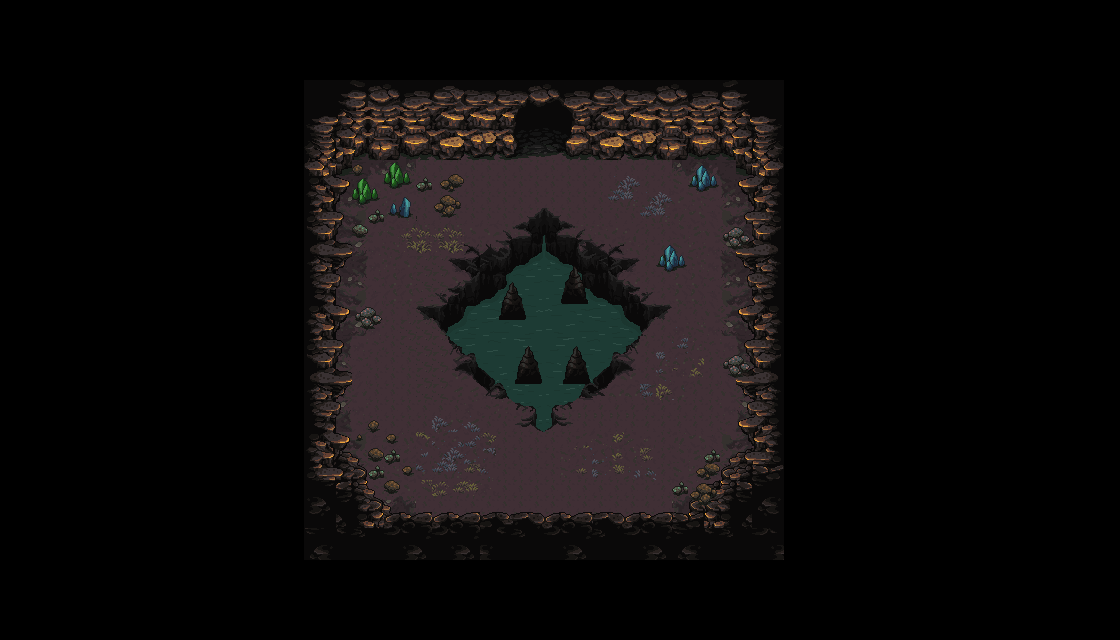

This game map was drawn from its Tiled (.tmx) file and the tilesets committed beside it. A one-line description and the trimmed map source follow:
An orthogonal 70x40 tile map with 16x16 px tiles, 8 tile layers (background, floor, walls2, walls, ...), 3 tilesets.

<map version="1.9" tiledversion="1.9.2" orientation="orthogonal" renderorder="right-down" width="70" height="40" tilewidth="16" tileheight="16" infinite="0" nextlayerid="13" nextobjectid="1">
 <tileset firstgid="1" name="MainLev2.0" tilewidth="16" tileheight="16" tilecount="9792" columns="102">
  <image source="tiles/RPGW_Caves_v2.1/MainLev2.0.png" width="1632" height="1536" />
 </tileset>
 <tileset firstgid="9793" name="0x72_16x16DungeonTileset.v5" tilewidth="16" tileheight="16" tilecount="512" columns="32">
  <image source="tiles/0x72_16x16DungeonTileset.v5/0x72_16x16DungeonTileset.v5.png" width="512" height="256" />
 </tileset>
 <tileset firstgid="10305" name="decorative" tilewidth="16" tileheight="16" tilecount="1560" columns="26">
  <image source="tiles/RPGW_Caves_v2.1/decorative.png" width="416" height="960" />
 </tileset>
 <layer id="9" name="background" width="70" height="40">
  <data>[2800 cells, 2800 non-empty, 70 distinct tile ids]</data>
 </layer>
 <layer id="1" name="floor" width="70" height="40">
  <data>[2800 cells, 600 non-empty, 60 distinct tile ids]</data>
 </layer>
 <layer id="4" name="walls2" width="70" height="40">
  <data>[2800 cells, 35 non-empty, 9 distinct tile ids]</data>
 </layer>
 <layer id="3" name="walls" width="70" height="40">
  <data>[2800 cells, 369 non-empty, 171 distinct tile ids]</data>
 </layer>
 <layer id="12" name="door" width="70" height="40">
  <data>[2800 cells, 18 non-empty, 18 distinct tile ids]</data>
 </layer>
 <layer id="11" name="pit1" width="70" height="40">
  <data>[2800 cells, 138 non-empty, 138 distinct tile ids]</data>
 </layer>
 <layer id="8" name="pit2" width="70" height="40">
  <data>[2800 cells, 207 non-empty, 207 distinct tile ids]</data>
 </layer>
 <layer id="5" name="extras" width="70" height="40">
  <data>[2800 cells, 172 non-empty, 113 distinct tile ids]</data>
 </layer>
</map>
